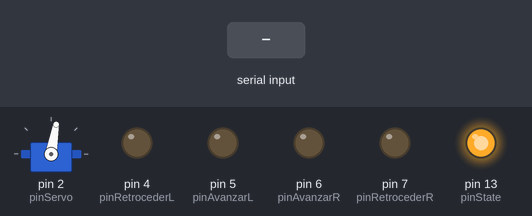
The sketch below on a simulated Arduino Uno, built with avr-gcc and run on an emulated ATmega328P. On the bench: servo, output pins drawn as LEDs (lit = HIGH). The inputs (shaded band) are chosen by the test bench. What the sketch prints to the serial monitor is not drawn.

Above: at 1.2 s.
1.3 s: "R" received over Serial
At 2.5 s:
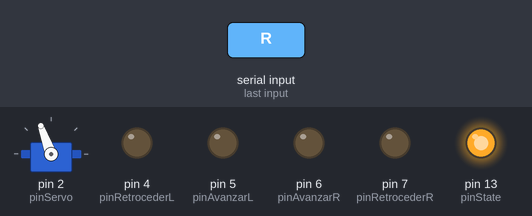
2.8 s: "L" received over Serial
At 3.7 s:
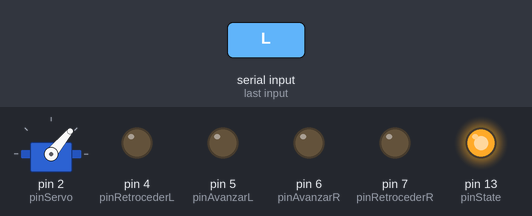
4.3 s: "F" received over Serial
At 5.0 s:
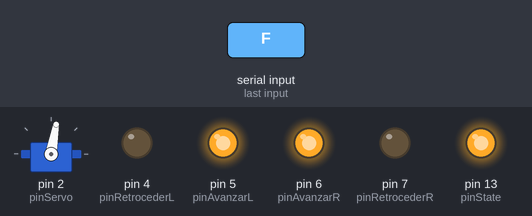
6.0 s: "B" received over Serial
At 7.4 s:
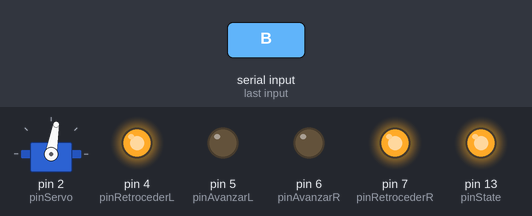
7.7 s: "G" received over Serial
At 8.8 s:
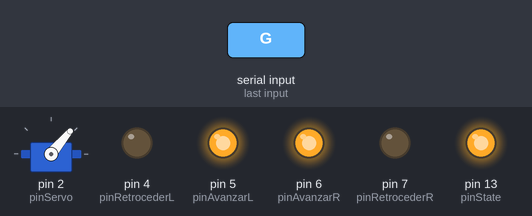
9.4 s: "I" received over Serial
At 9.9 s:
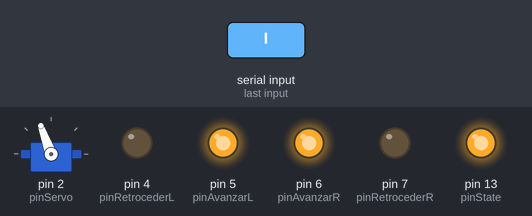
Timing chart, 0 to 11.9 s (numbered marks = the images above; inputs shaded):
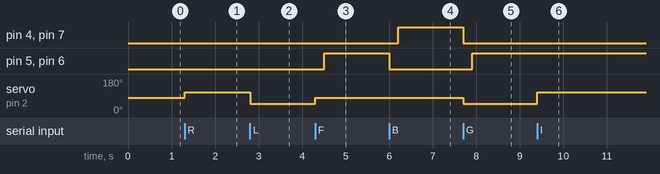

The sketch:

carro_bluetooth.ino
```cpp
#include <Servo.h>
Servo servo;

const int pinState = 13;
const int pinServo = 2;

const int anguloDerecha= 110;
const int anguloCentro = 80;
const int anguloIzquierda = 50;

const int pinAvanzarR = 6;
const int pinAvanzarL = 5;
const int pinRetrocederR = 7;
const int pinRetrocederL = 4;

int angulo = anguloCentro;
char comando;
char comandoAnterior = 'S';
boolean flag = 0;

void girarDerecha(){
  angulo = anguloDerecha;
  servo.write(angulo);
}
void girarCentro(){
  angulo = anguloCentro;
  servo.write(angulo);
}
void girarIzquierda(){
  angulo = anguloIzquierda;
  servo.write(angulo);
}

void avanzar(){
  digitalWrite(pinRetrocederR,LOW);
  digitalWrite(pinRetrocederL,LOW);
  delay(200);
  digitalWrite(pinAvanzarR,HIGH);
  digitalWrite(pinAvanzarL,HIGH);
}
void retroceder(){
  digitalWrite(pinAvanzarR,LOW);
  digitalWrite(pinAvanzarL,LOW);
  delay(200);
  digitalWrite(pinRetrocederR,HIGH);
  digitalWrite(pinRetrocederL,HIGH);
}

void detener(){
  digitalWrite(pinAvanzarR,LOW);
  digitalWrite(pinAvanzarL,LOW);
  digitalWrite(pinRetrocederR,LOW);
  digitalWrite(pinRetrocederL,LOW);
}

void iniciar(){
  switch (comando) {
    case 'R':
      girarDerecha();
      break;
    case 'L':
      girarIzquierda();
      break;
    case 'F':
      girarCentro();
      avanzar();
      break;
    case 'B':
      girarCentro();
      retroceder();
      break;
    case 'G':
      girarIzquierda();
      avanzar();
      break;
    case 'I':
      girarDerecha();
      avanzar();
      break;
    case 'H':
      girarIzquierda();
      retroceder();
      break;
    case 'J':
      girarDerecha();
      retroceder();
      break;
    case 'S':
      Serial.println("detener");
      detener();
      break;
    default:
      Serial.println("otro");
      detener();
    break;
  }
}

void setup() {
  pinMode(pinState,OUTPUT);
  pinMode(pinAvanzarR,OUTPUT);
  pinMode(pinAvanzarL,OUTPUT);
  pinMode(pinRetrocederR,OUTPUT);
  pinMode(pinRetrocederL,OUTPUT);

  servo.attach(pinServo);
  Serial.begin(9600);

  digitalWrite(pinState,HIGH);
  girarCentro();
}

void loop() {
  while(Serial.available()){
    comando = (char) Serial.read();
    flag = 1;
  }
  if(!Serial.available() && flag){
    flag = 0;
  }
  Serial.println(comando);
  if(comandoAnterior != comando){
    comandoAnterior=comando;
    iniciar();
    delay(400);
  }
}
```

Measured:
- after the input at 1.3 s, servo on pin 2 (pinServo): 80° → 110° at once
- after the input at 2.8 s, servo on pin 2 (pinServo): 110° → 50° at once
- after the input at 4.3 s, pin 5 (pinAvanzarL), pin 6 (pinAvanzarR): LOW → HIGH after 0.21 s; servo on pin 2 (pinServo): 50° → 80° at once
- after the input at 6.0 s, pin 4 (pinRetrocederL), pin 7 (pinRetrocederR): LOW → HIGH after 0.20 s; pin 5 (pinAvanzarL), pin 6 (pinAvanzarR): HIGH → LOW at once
- after the input at 7.7 s, pin 4 (pinRetrocederL), pin 7 (pinRetrocederR): HIGH → LOW at once; pin 5 (pinAvanzarL), pin 6 (pinAvanzarR): LOW → HIGH after 0.21 s; servo on pin 2 (pinServo): 80° → 50° at once
- after the input at 9.4 s, servo on pin 2 (pinServo): 50° → 110° at once
